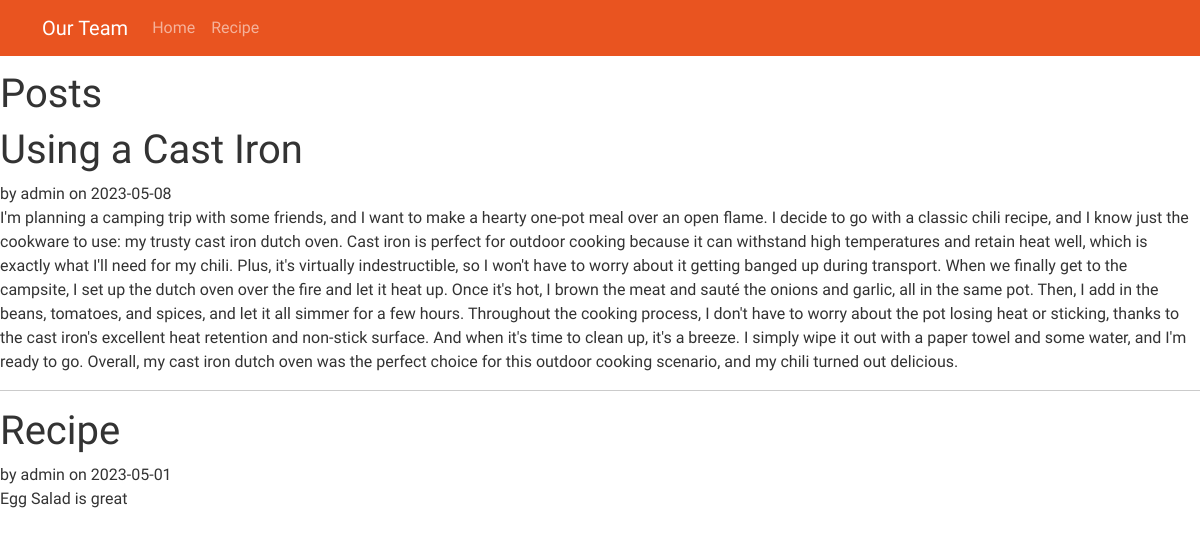
/blog/, run on an earlier commit of the app's database.
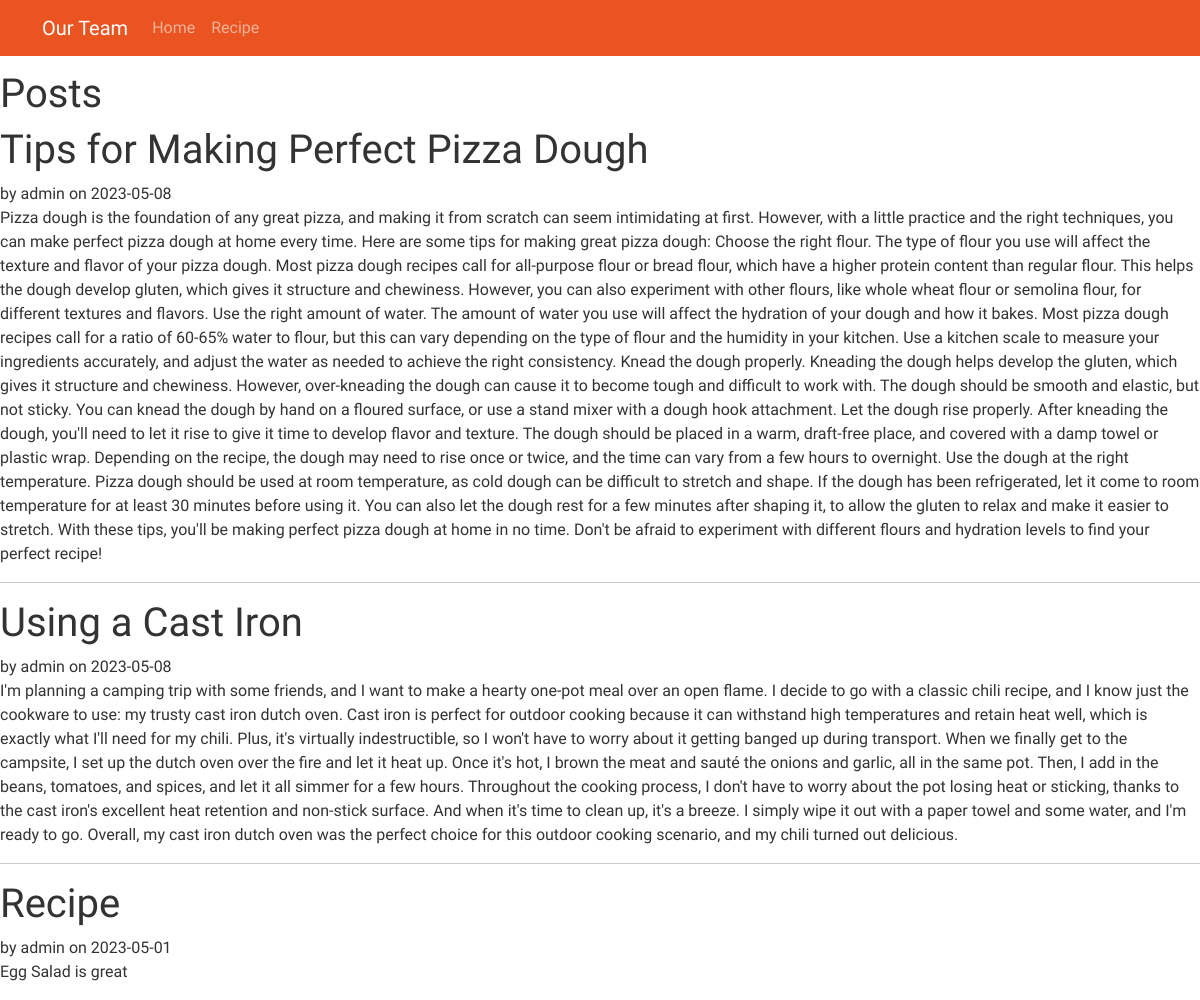
And on a later commit of the database.
### tables this page shows
CREATE TABLE post (
  id INTEGER PRIMARY KEY AUTOINCREMENT,
  author_id INTEGER NOT NULL,
  created TIMESTAMP NOT NULL DEFAULT CURRENT_TIMESTAMP,
  title TEXT NOT NULL,
  body TEXT NOT NULL,
  FOREIGN KEY (author_id) REFERENCES user (id)
);

CREATE TABLE user (
  id INTEGER PRIMARY KEY AUTOINCREMENT,
  username TEXT UNIQUE NOT NULL,
  password TEXT NOT NULL,
  salt TEXT NOT NULL
);

### tastytable/blog.py (the view)
@bp.route('/')
def index():
    db = get_db()
    posts = db.execute(
        'SELECT p.id, title, body, created, author_id, username'
        ' FROM post p JOIN user u ON p.author_id = u.id'
        ' ORDER BY created DESC'
    ).fetchall()
    return render_template('blog/index.html', posts=posts)

### tastytable/auth.py (called while the page is built)
@bp.before_app_request
def load_logged_in_user():
    user_id = session.get('user_id')
    if user_id is None:
        g.user = None
    else:
        g.user = get_db().execute(
            'SELECT * FROM user WHERE id = ?', (user_id,)
        ).fetchone()

### tastytable/db.py (called while the page is built)
def get_db():
    if 'db' not in g:
        g.db = sqlite3.connect(
            current_app.config['DATABASE'],
            detect_types=sqlite3.PARSE_DECLTYPES
        )
        g.db.row_factory = sqlite3.Row
    return g.db

### tastytable/templates/blog/index.html (shortened to what this page needs)
 <head>
  <link rel="stylesheet" href="{{ url_for('static' , filename = "css/bootstrap.min.css") }}">
</head>
<body>
  <nav class="navbar fixed-top navbar-expand-lg navbar-dark bg-primary">
    <div class="container">
      <a class="navbar-brand" href="#">Our Team</a>
      <div class="collapse navbar-collapse" id="navbarNav">
        <ul class="navbar-nav ml-auto">
          <li class="nav-item active">
            <a class="nav-link" href="/">Home</a>
          </li>
          <li class="nav-item">
            <a class="nav-link" href="/recipe">Recipe</a>
          </li>
        </ul>
      </div>
    </div>
  </nav>
{% block header %}
  <h1>{% block title %}Posts{% endblock %}</h1>
{% endblock %}
{% block content %}
  {% for post in posts %}
    <article class="post">
      <header>
        <div>
          <h1>{{ post['title'] }}</h1>
          <div class="about">by {{ post['username'] }} on {{ post['created'].strftime('%Y-%m-%d') }}</div>
        </div>
      </header>
      <p class="body">{{ post['body'] }}</p>
    </article>
    {% if not loop.last %}
      <hr>
    {% endif %}
  {% endfor %}
{% endblock %}

### tastytable/templates/blog/index.html (style rules this page uses)
body { padding-top: 70px; }
.navbar { background-color: #2c3e50; }

What changed in the data, as far as the page shows it:
added post: title "Tips for Making Perfect Pizza Dough", username "admin", created "2023-05-08", body "Pizza dough is the foundation of any great pizza, and making it from scratch can seem intimidating at first. However, with a little practice and the right techniques, you can make perfect pizza dough at home every time. Here are some tips for making great pizza dough: Choose the right flour. The type of flour you use will affect the texture and flavor of your pizza dough. Most pizza dough recipes call for all-purpose flour or bread flour, which have a higher protein content than regular flour. This helps the dough develop gluten, which gives it structure and chewiness. However, you can also experiment with other flours, like whole wheat flour or semolina flour, for different textures and…"
